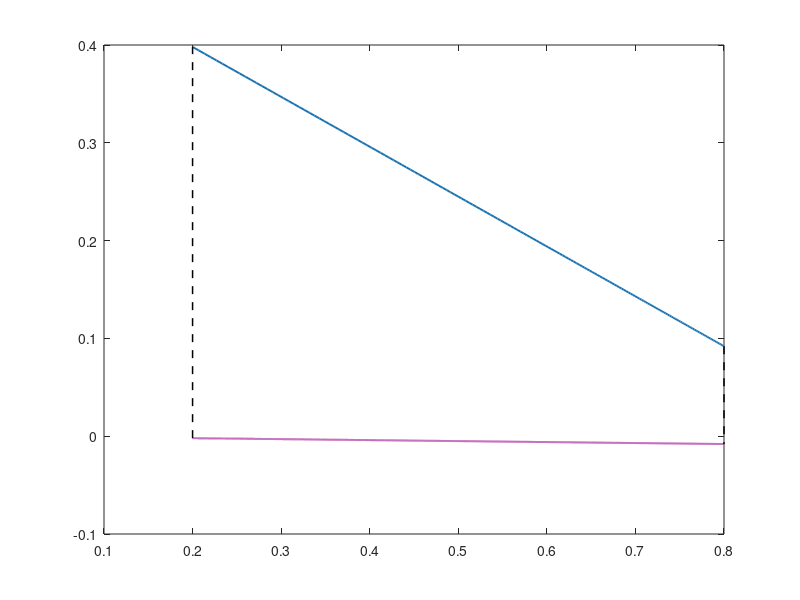

MATLAB code to generate this figure: (Note: this script raises an error after producing the figure.)
%% =========================================================
%  Piecewise-Linear Hysteretic Relaxation Oscillator (VO2-style)
%  -- gm-sweep with full PPV / Fourier / delta analysis --
%
%  State equation (scalar, hybrid):
%
%      dv/dt = (Vdd - v)*gm - v*gs ,    if Vdd-v > Vth1   (Region A: charging)
%      dv/dt =                 - v*gs , if Vdd-v < Vth2   (Region B: discharging)
%
%  Convention: Vth1 < Vth2 (so the two strict regions are DISJOINT and
%  a hysteresis band sits between them, where neither strict inequality
%  holds and the active branch is determined by history).
%
%  In v-coordinates the switching levels are:
%      Region A  <=>  v < Vdd - Vth1     (i.e. v < v_H)
%      Region B  <=>  v > Vdd - Vth2     (i.e. v > v_L)
%      v_L = Vdd - Vth2   (lower switching level)
%      v_H = Vdd - Vth1   (upper switching level)
%      v_L < v_H  is the hysteresis band.
%
%  Cycle traversal (limit cycle):
%      In Region A,  v(t) rises monotonically toward v_A* = gm*Vdd/(gm+gs).
%      Hysteresis keeps the system on Region A from v_L all the way up to v_H.
%      At v = v_H, the dynamics switch to Region B.
%      In Region B,  v(t) decays monotonically toward 0.
%      Hysteresis keeps the system on Region B from v_H down to v_L.
%      At v = v_L, the dynamics switch back to Region A. Loop closes.
%
%  Existence of a limit cycle requires:
%      v_A* = gm*Vdd/(gm+gs) > v_H      (Region A overshoots top of band)
%      v_L  > 0                         (Region B undershoots bottom of band)
%   => Vth1 > gs*Vdd/(gm+gs)            AND   Vth2 < Vdd
%
%  For each gm value:
%    (1) Construct exact closed-form limit cycle in each region.
%    (2) Compute PPV analytically via the adjoint within each region
%        plus a saltation jump at each switching event.
%    (3) Compute Fourier series of v(t) and z(t).
%    (4) Compute harmonic-misalignment scalar delta.
%
%  Figure 2 layout (1 x 5, 10 x 3.5 in) -- mirrors ring code:
%    (a) Waveform v + PPV z overlaid (two colours, 3 periods)
%    (b) Amplitude spectrum: |v_n| and |z_n| (log y-scale)
%    (c) Phase spectrum overlaid
%    (d) Phase difference  Delta phi_n = phi_{z,n} - phi_{v,n}
%    (e) delta_n bars + cumulative Sigma delta_n stairs
%
%  All figures exported as vector PDFs + 600 dpi PNGs.
%% =========================================================

clear; clc; close all;

%% =====================================================
%  USER-EDITABLE PARAMETERS
%% =====================================================

% Fixed parameters
Vdd_val   = 1.0;    % supply (normalized)
gs_val    = 0.01;   % leak / discharge conductance
Vth1_val  = 0.2;    % lower threshold on (Vdd-v): Region A boundary
Vth2_val  = 0.8;    % upper threshold on (Vdd-v): Region B boundary

% Sweep parameter: transconductance gm
gm_vec = [0.5,1,1.5, 2.0, 3.0, 5.0, 8.0,10,12];

% Spectral parameters
n_harmonics  = 10;     % harmonics displayed in panels
n_harmonics2 = 8000;   % harmonics used for delta computation
M_fft        = 8192;   % uniform-grid FFT length

PLOT_DIR = fullfile('D:\Abir\Hopf\New folder (2)\Plots\VO2_PWLabs');

%% =====================================================
%  END OF USER-EDITABLE PARAMETERS
%% =====================================================

if ~exist(PLOT_DIR,'dir'); mkdir(PLOT_DIR); end
fprintf('  Output directory: %s\n\n', PLOT_DIR);

savepdf  = @(fname) exportgraphics(gcf, ...
    fullfile(PLOT_DIR, [fname '.pdf']), ...
    'ContentType','vector','BackgroundColor','white');
savepdf2 = @(fname) exportgraphics(gcf, ...
    fullfile(PLOT_DIR, [fname '.png']), ...
    'Resolution', 600, 'BackgroundColor', 'white');

% ---- FIXED: sanity check now requires Vth1 < Vth2 ----
% With the equation written as
%    Region A:  Vdd - v > Vth1
%    Region B:  Vdd - v < Vth2
% the two strict regions are disjoint (with a hysteresis gap between them)
% iff  Vth1 < Vth2.
if Vth1_val >= Vth2_val
    error(['Need Vth1 < Vth2 so the two strict regions are disjoint ', ...
           'with a hysteresis band between them. Got Vth1=%.3f, Vth2=%.3f.'], ...
           Vth1_val, Vth2_val);
end

% Switching levels in v-coordinates.
%
% Region A (charging):    Vdd - v > Vth1   <=>   v < Vdd - Vth1 = v_H
% Region B (discharging): Vdd - v < Vth2   <=>   v > Vdd - Vth2 = v_L
%
% With Vth1 < Vth2  =>  Vdd-Vth2 < Vdd-Vth1  =>  v_L < v_H.
% The interval (v_L, v_H) is the hysteresis band; inside it the active
% branch is determined by which boundary was last crossed.
%
% On the limit cycle:
%   - traversing Region A: v rises from v_L to v_H (charging branch)
%   - at v_H:              switch to Region B
%   - traversing Region B: v falls from v_H to v_L (discharging branch)
%   - at v_L:              switch back to Region A
v_L = Vdd_val - Vth2_val;   % lower switching level
v_H = Vdd_val - Vth1_val;   % upper switching level
fprintf('  Switching levels:  v_L = %.4f   v_H = %.4f   (band width = %.4f)\n', ...
        v_L, v_H, v_H - v_L);

% Oscillation requires Region A's equilibrium  vA* = gm*Vdd/(gm+gs)  to lie
% above v_H, so that the charging branch can actually reach v_H. This is
% equivalent to  Vth1 > gs*Vdd/(gm+gs).
fprintf('  Onset condition  Vth1 > gs*Vdd/(gm+gs):\n');
for i = 1:numel(gm_vec)
    rhs = gs_val*Vdd_val/(gm_vec(i)+gs_val);
    flag = '';
    if Vth1_val <= rhs; flag = '   <-- NO LIMIT CYCLE'; end
    fprintf('    gm=%-5g  rhs=%.6f  Vth1=%.4f%s\n', ...
            gm_vec(i), rhs, Vth1_val, flag);
end
fprintf('\n');

%% --- Global figure / style constants (mirroring ring code) ---
FIG_POS  = [1 1 3.4 3];
FIG_POS2 = [1 1 10  3.5];
LW       = 1.4;   LW_ref = 0.75;   LW_dash = 1.1;
MS       = 5;
FS_ax    = 24;   FS_tk  = 13;   FS_ti = 13;
FS_leg   = 13;
clr_w    = [0.10 0.45 0.70];   % blue   -- waveform v
clr_z    = [0.65 0.15 0.60];   % purple -- PPV z
clr_pos  = [0.11 0.62 0.47];
clr_neg  = [0.85 0.22 0.15];
bar_w    = 0.55;
FONT     = 'Arial';
BOX_LW   = 2;
EPS_YL   = 0.04;
DX_YL    = -0.18;

n_gm      = numel(gm_vec);
delta_vec = nan(1, n_gm);
T_vec     = nan(1, n_gm);

%% =====================================================
%  MAIN SWEEP
%% =====================================================
fprintf('%s\n  Sweep over %d gm-values\n%s\n', ...
        repmat('=',1,55), n_gm, repmat('=',1,55));

for ki = 1:n_gm
    gm = gm_vec(ki);
    fprintf('\n--- gm = %.4f ---\n', gm);
    ftag = sprintf('gm%s', strrep(sprintf('%.4g',gm),'.','p'));

    % Region equilibria and time constants
    vA_star = gm*Vdd_val/(gm+gs_val);   % Region A (charging)  equilibrium
    vB_star = 0;                        % Region B (discharge) equilibrium
    tau_A   = 1/(gm+gs_val);
    tau_B   = 1/gs_val;

    % Linearization eigenvalues (1D so just scalars)
    lamA = -(gm+gs_val);
    lamB = -gs_val;

    if vA_star <= v_H || v_L <= 0
        fprintf('   No limit cycle (vA*=%.3f, v_H=%.3f, v_L=%.3f)\n', ...
                vA_star, v_H, v_L);
        continue;
    end

    %% (1) Closed-form crossing times in each region
    %  Region A: v(t) rises from v_L toward vA*; reaches v_H at t = T_A.
    %     v(t) = vA* + (v_L - vA*) * exp(-t/tau_A)
    %     v(T_A) = v_H  =>  T_A = tau_A * log( (vA*-v_L)/(vA*-v_H) )
    T_A = tau_A * log( (vA_star - v_L) / (vA_star - v_H) );

    %  Region B: v(t) falls from v_H toward 0; reaches v_L at t = T_B.
    %     v(t) = v_H * exp(-t/tau_B)
    %     v(T_B) = v_L  =>  T_B = tau_B * log( v_H / v_L )
    T_B = tau_B * log( v_H / v_L );

    T = T_A + T_B;
    T_vec(ki) = T;
    fprintf('   T_A = %.5f   T_B = %.5f   T = %.5f\n', T_A, T_B, T);

    if ~isfinite(T) || T <= 0 || T_A <= 0 || T_B <= 0
        fprintf('   SKIPPED (non-positive period)\n');
        T_vec(ki) = NaN;
        continue;
    end

    %% (2) Construct waveform on a fine uniform grid t in [0, T)
    %  Convention:  t in [0, T_A)   -> Region A,  v from v_L to v_H
    %               t in [T_A, T)   -> Region B,  v from v_H to v_L
    M_uni  = M_fft;
    t_uni  = linspace(0, T, M_uni+1);  t_uni = t_uni(1:end-1);
    v_uni  = zeros(1, M_uni);
    f_uni  = zeros(1, M_uni);     % vector field f(v) along the cycle
    A_uni  = zeros(1, M_uni);     % Jacobian A(t)

    in_A = (t_uni < T_A);
    in_B = ~in_A;

    % Region A samples (charging)
    tA = t_uni(in_A);
    v_uni(in_A) = vA_star + (v_L - vA_star) * exp(-tA/tau_A);
    f_uni(in_A) = (Vdd_val - v_uni(in_A))*gm - v_uni(in_A)*gs_val;
    A_uni(in_A) = lamA;

    % Region B samples (discharging)
    tB = t_uni(in_B) - T_A;
    v_uni(in_B) = v_H * exp(-tB/tau_B);
    f_uni(in_B) = -v_uni(in_B)*gs_val;
    A_uni(in_B) = lamB;

    %% (3) PPV via adjoint with saltation jumps
    %
    %  In a scalar PWL system the adjoint within a region is just
    %      dz/dt = -A * z   =>   z(t) = z(0) * exp(-A*t).
    %
    %  At each switching event we apply the saltation jump on z:
    %      z^+ = z^- * f^- / f^+
    %  (this enforces continuity of z*f across the jump, the 1D form of
    %   z^+ = S^{-T} z^-  with  S = I + (f^+ - f^-) n^T / (n^T f^-) ).
    %
    %  Imposing z*f = 1 (the standard PPV normalization) determines z
    %  uniquely. The ansatz  z(t) = 1 / f(v_s(t))  satisfies all three:
    %      (i)   d/dt[1/f] = -f'(v) * dv/dt / f^2 = -A(t)/f = -A(t)*z(t)
    %            (matches the adjoint ODE within each region),
    %      (ii)  z^+/z^- = f^-/f^+  (matches the saltation jump),
    %      (iii) z*f = 1            (normalization, by construction).
    z_uni = 1 ./ f_uni;

    %% (4) Fourier analysis (FFT on uniform grid)
    V_fft = fft(v_uni)/M_uni;
    Z_fft = fft(z_uni)/M_uni;

    harm_idx = 0:n_harmonics;
    V_amp   = 2*abs(V_fft(harm_idx+1)); V_amp(1) = abs(V_fft(1));
    Z_amp   = 2*abs(Z_fft(harm_idx+1)); Z_amp(1) = abs(Z_fft(1));
    V_phase = angle(V_fft(harm_idx+1));
    Z_phase = angle(Z_fft(harm_idx+1));

    harm_idx2 = 0:n_harmonics2;
    V_amp2   = 2*abs(V_fft(harm_idx2+1)); V_amp2(1) = abs(V_fft(1));
    Z_amp2   = 2*abs(Z_fft(harm_idx2+1)); Z_amp2(1) = abs(Z_fft(1));
    V_phase2 = angle(V_fft(harm_idx2+1));
    Z_phase2 = angle(Z_fft(harm_idx2+1));

    harm_n = (1:n_harmonics2).';
    Anv1 = Z_amp2(2:end).';   Bnx = V_amp2(2:end).';
    pnv1 = Z_phase2(2:end).'; pnx = V_phase2(2:end).';
    denom = sum(Anv1.*Bnx.*harm_n);
    if abs(denom) < 1e-14
        fprintf('   FAILED (denom too small)\n');
        continue;
    end
    delta_n = abs(Anv1.*Bnx.*harm_n.*cos(pnv1-pnx)) / denom;
    delta   = sum(delta_n);
    delta_vec(ki) = delta;
    fprintf('   delta = %.5f\n', delta);

    %% (5) Reconstructed (truncated) Fourier series for visualization
    t_rc    = linspace(0, T, 1000);
    v_recon = V_amp2(1)/2 * ones(size(t_rc));
    z_recon = Z_amp2(1)/2 * ones(size(t_rc));
    for h = 1:n_harmonics2
        v_recon = v_recon + V_amp2(h+1)*cos(2*pi*h*t_rc/T + V_phase2(h+1));
        z_recon = z_recon + Z_amp2(h+1)*cos(2*pi*h*t_rc/T + Z_phase2(h+1));
    end

    % Working copies for the panels (column vectors, like ring code)
    t_ppv  = t_uni(:);
    v_wave = v_uni(:);
    z_wave = z_uni(:);

    %% =====================================================
    %  FIGURE 1: Limit cycle in (v, dv/dt) plane
    %% =====================================================
    figure('Units','inches','Position',FIG_POS, ...
           'Color','w','Renderer','painters', ...
           'Name',sprintf('gm=%.3g  LimitCycle',gm));
    ax1 = axes;
    hold(ax1,'on'); grid(ax1,'off'); box(ax1,'on');

    plot(ax1, v_uni(in_A), f_uni(in_A), '-', 'Color',clr_w, 'LineWidth',LW);
    plot(ax1, v_uni(in_B), f_uni(in_B), '-', 'Color',clr_z, 'LineWidth',LW);
    f_H_A = (Vdd_val - v_H)*gm - v_H*gs_val;     % f at v_H, branch A
    f_H_B = -v_H*gs_val;                         % f at v_H, branch B
    f_L_B = -v_L*gs_val;                         % f at v_L, branch B
    f_L_A = (Vdd_val - v_L)*gm - v_L*gs_val;     % f at v_L, branch A
    plot(ax1, [v_H v_H], [f_H_A f_H_B], 'k--', 'LineWidth',LW_dash);
    plot(ax1, [v_L v_L], [f_L_B f_L_A], 'k--', 'LineWidth',LW_dash);
    yline(ax1,0,'k:','LineWidth',LW_ref);

    xlabel(ax1, 'v(t)', 'Interpreter','tex','FontSize',FS_ax-4,'FontName',FONT);
    ylabel(ax1, 'dv/dt','Interpreter','tex','FontSize',FS_ax-4,'FontName',FONT);
    title(ax1, sprintf('PWL limit cycle, g_m=%.3g, T=%.4f', gm, T), ...
          'Interpreter','tex','FontSize',FS_ti, ...
          'FontName',FONT,'FontWeight','normal');
    set(ax1,'FontSize',FS_tk,'TickDir','in','LineWidth',BOX_LW, ...
            'Color','w','FontName',FONT);
    drawnow;
    boxBorderNoTicks(ax1, BOX_LW);
    savepdf(sprintf('LimitCycle_%s', ftag));
    fprintf('   Saved: LimitCycle_%s.pdf\n', ftag);

    %% =====================================================
    %  FIGURE 2: Combined 1x5 panel (waveform / spectra / delta)
    %% =====================================================
    figure('Units','inches','Position',FIG_POS2, ...
           'Color','w','Renderer','painters', ...
           'Name',sprintf('gm=%.3g  Combined',gm));

    axST = @(ax) set(ax,'FontSize',FS_tk,'TickDir','in', ...
                        'LineWidth',BOX_LW,'Color','w','FontName',FONT);

    lbl = @(ax,s) text(ax,0.50,0.90,s,'Units','normalized', ...
                       'Interpreter','none','FontSize',FS_ax-11, ...
                       'FontName',FONT, ...
                       'HorizontalAlignment','center', ...
                       'VerticalAlignment','bottom');

    ttlup1 = @(ax) set(ax.Title, 'Units','normalized', ...
                      'Position',[0.5, 1.0, 0]);
    ttlup2 = @(ax) set(ax.Title, 'Units','normalized', ...
                      'Position',[0.5, 1.035, 0]);

    p_left   = 0.055;
    p_bot    = 0.25;
    p_h      = 0.6;
    p_wa     = 0.13;
    p_gap_ab = 0.085;
    p_wbcde  = 0.13;
    p_gap    = 0.055;

    x_a = p_left;
    x_b = x_a + p_wa + p_gap_ab;
    x_c = x_b + p_wbcde + p_gap;
    x_d = x_c + p_wbcde + p_gap;
    x_e = x_d + p_wbcde + p_gap;

    pos_a = [x_a, p_bot, p_wa,    p_h];
    pos_b = [x_b, p_bot, p_wbcde, p_h];
    pos_c = [x_c, p_bot, p_wbcde, p_h];
    pos_d = [x_d, p_bot, p_wbcde, p_h];
    pos_e = [x_e, p_bot, p_wbcde, p_h];

    %% --- (a) Waveform + PPV (3 periods) ---
    t3_ppv = [t_ppv; t_ppv+T; t_ppv+2*T];
    v3     = repmat(v_wave, 3, 1);
    z3     = repmat(z_wave, 3, 1);
    t3_rc  = [t_rc, t_rc+T, t_rc+2*T];
    v3_rc  = repmat(v_recon, 1, 3);
    z3_rc  = repmat(z_recon, 1, 3);

    ax_a = axes('Position', pos_a);
    hold(ax_a,'on'); grid(ax_a,'off'); box(ax_a,'on');
    hv = plot(ax_a, t3_ppv, v3, 'Color',clr_w, 'LineWidth',LW, 'DisplayName','v');
  %  plot(ax_a, t3_rc, v3_rc, '--', 'Color',clr_w, 'LineWidth',LW_dash*0.8, ...
   %      'HandleVisibility','off');
    yline(ax_a,0,'k:','LineWidth',LW_ref);
    xlim(ax_a,[0, 3*T]);
    xlabel(ax_a, 'time', 'Interpreter','none','FontSize',FS_ax+5,'FontName',FONT);
    ylabel(ax_a, 'v', 'Interpreter','tex','FontSize',FS_ax,'FontName',FONT, ...
           'Color',clr_w,'Units','normalized', ...
           'Position',[0+DX_YL, 1+EPS_YL, 0],'Rotation',0, ...
           'HorizontalAlignment','left','VerticalAlignment','bottom');
    axST(ax_a); set(ax_a,'YColor',clr_w);
    ttlup1(ax_a);

    ax_a_r = axes('Position', pos_a, ...
                  'YAxisLocation','right','Color','none', ...
                  'XTick',[],'YColor',clr_z);
    hold(ax_a_r,'on');
    hz = plot(ax_a_r, t3_ppv, z3, 'Color',clr_z, 'LineWidth',LW, 'DisplayName','Z');
  %  plot(ax_a_r, t3_rc, z3_rc, '--', 'Color',clr_z, 'LineWidth',LW_dash*0.8, ...
  %       'HandleVisibility','off');
    xlim(ax_a_r,[0, 3*T]);
    ylabel(ax_a_r, 'Z', 'Interpreter','tex','FontSize',FS_ax,'FontName',FONT, ...
           'Color',clr_z,'Units','normalized', ...
           'Position',[1-DX_YL, 1+EPS_YL, 0],'Rotation',0, ...
           'HorizontalAlignment','right','VerticalAlignment','bottom');
    set(ax_a_r,'FontSize',FS_tk,'TickDir','in','LineWidth',BOX_LW, ...
        'YColor',clr_z,'XTick',[],'FontName',FONT);
    linkaxes([ax_a, ax_a_r],'x');

    yl_a = ax_a.YLim;
    ylim(ax_a, [yl_a(1), yl_a(1) + 1.5*(yl_a(2)-yl_a(1))]);
    yl_ar = ax_a_r.YLim;
    ylim(ax_a_r, [yl_ar(1), yl_ar(1) + 1.5*(yl_ar(2)-yl_ar(1))]);

    lg_a = legend(ax_a, [hv, hz], 'Interpreter','tex','FontSize',FS_leg-1, ...
                  'FontName',FONT,'Location','northeast','Box','off', ...
                  'Orientation','horizontal');
    try; lg_a.ItemTokenSize = [10 5]; catch; end
    drawnow;
    lbl(ax_a,'(b)');

    %% --- (b) Amplitude spectra (log y) ---
    ax_b = axes('Position', pos_b);
    hold(ax_b,'on'); grid(ax_b,'off'); box(ax_b,'on');
    bw = bar_w/2;
    hbv = bar(ax_b, harm_idx-0.18, V_amp, bw, ...
              'FaceColor',clr_w,'EdgeColor','none','FaceAlpha',0.88, ...
              'DisplayName','|v_n|');
    hbz = bar(ax_b, harm_idx+0.18, Z_amp, bw, ...
              'FaceColor',clr_z,'EdgeColor','none','FaceAlpha',0.88, ...
              'DisplayName','|Z_n|');
    xlabel(ax_b, 'Harmonic n','Interpreter','none','FontSize',FS_ax,'FontName',FONT);
    ylabel(ax_b, 'Amplitude','Interpreter','none','FontSize',FS_ax, ...
           'FontName',FONT,'Units','normalized', ...
           'Position',[0+DX_YL, 1+EPS_YL, 0],'Rotation',0, ...
           'HorizontalAlignment','left','VerticalAlignment','bottom');
    xlim(ax_b,[-0.7,n_harmonics+0.7]);
    set(ax_b,'YScale','log');

    yl_b = ax_b.YLim;
    y_lo_b = min(yl_b(1), 1e-9);
    y_hi_b = max(yl_b(2)*1500, 1e2);
    ylim(ax_b, [y_lo_b, y_hi_b]);
    yticks(ax_b, [1e-9, 1e-5, 1e0]);

    lg_b = legend(ax_b, [hbv, hbz], 'Interpreter','tex','FontSize',FS_leg-1, ...
                  'FontName',FONT,'Location','northwest','Box','off', ...
                  'Orientation','horizontal');
    try; lg_b.ItemTokenSize = [10 5]; catch; end
    drawnow;
    lg_b_pos   = lg_b.Position;
    leg_bottom = p_bot + p_h - 0.14;
    lg_b.Position = [x_b + 0.02, leg_bottom, lg_b_pos(3), lg_b_pos(4)];
    leg_top = leg_bottom + lg_b_pos(4);

    lg_a_pos = lg_a.Position;
    lg_a.Position = [x_a + p_wa - lg_a_pos(3) - 0.005, ...
                     leg_top - lg_a_pos(4), lg_a_pos(3), lg_a_pos(4)];
    axST(ax_b); ttlup2(ax_b); lbl(ax_b,'(c)');

    %% --- (c) Phase spectra ---
    ax_c = axes('Position', pos_c);
    hold(ax_c,'on'); grid(ax_c,'off'); box(ax_c,'on');
    v_sig = V_amp > 0.0001*max(V_amp);
    z_sig = Z_amp > 0.0001*max(Z_amp);
    hsv = stem(ax_c, harm_idx(v_sig)-0.18, rad2deg(V_phase(v_sig)), ...
               'filled','Color',clr_w,'MarkerSize',MS-1,'LineWidth',LW_ref, ...
               'DisplayName','v_n');
    hsz = stem(ax_c, harm_idx(z_sig)+0.18, rad2deg(Z_phase(z_sig)), ...
               'filled','Color',clr_z,'MarkerSize',MS-1,'LineWidth',LW_ref, ...
               'DisplayName','Z_n');
    yline(ax_c,  0,'k:','LineWidth',LW_ref);
    yline(ax_c, 90,'--','Color',[0.55 0.55 0.55],'LineWidth',LW_ref);
    yline(ax_c,-90,'--','Color',[0.55 0.55 0.55],'LineWidth',LW_ref);
    yline(ax_c, 180,':','Color',[0.55 0.55 0.55],'LineWidth',LW_ref);
    yline(ax_c,-180,':','Color',[0.55 0.55 0.55],'LineWidth',LW_ref);
    xlabel(ax_c, 'Harmonic n','Interpreter','none','FontSize',FS_ax,'FontName',FONT);
    ylabel(ax_c, '\chi_n (deg)','Interpreter','tex','FontSize',FS_ax, ...
           'FontName',FONT,'Units','normalized', ...
           'Position',[0+DX_YL, 1+EPS_YL, 0],'Rotation',0, ...
           'HorizontalAlignment','left','VerticalAlignment','bottom');
    xlim(ax_c,[-0.7,n_harmonics+0.7]);
    ylim(ax_c,[-195, 300]);
    yticks(ax_c,-180:90:180);
    lg_c = legend(ax_c, [hsv, hsz], 'Interpreter','tex','FontSize',FS_leg-1, ...
                  'FontName',FONT,'Location','northeast','Box','off', ...
                  'Orientation','horizontal');
    try; lg_c.ItemTokenSize = [10 5]; catch; end
    drawnow;
    lg_c_pos = lg_c.Position;
    lg_c.Position = [x_c + p_wbcde - lg_c_pos(3) - 0.005, ...
                     leg_top - lg_c_pos(4), lg_c_pos(3), lg_c_pos(4)];
    axST(ax_c); ttlup2(ax_c); lbl(ax_c,'(d)');

    %% --- (d) Phase difference (wrapped) ---
    dphi_rad = wrapToPi(pnv1 - pnx);
    dphi_deg = rad2deg(dphi_rad);
    v_sig_n = V_amp(2:end).' > 0.0001*max(V_amp);
    z_sig_n = Z_amp(2:end).' > 0.0001*max(Z_amp);
    d_mask  = v_sig_n & z_sig_n;
    clr_dphi = [0.25 0.25 0.30];

    ax_d = axes('Position', pos_d);
    hold(ax_d,'on'); grid(ax_d,'off'); box(ax_d,'on');
    yline(ax_d,    0,'k:','LineWidth',LW_ref);
    yline(ax_d,  90,'--','Color',[0.55 0.55 0.55],'LineWidth',LW_ref);
    yline(ax_d, -90,'--','Color',[0.55 0.55 0.55],'LineWidth',LW_ref);
    yline(ax_d, 180,':','Color',[0.55 0.55 0.55],'LineWidth',LW_ref);
    yline(ax_d,-180,':','Color',[0.55 0.55 0.55],'LineWidth',LW_ref);
    if any(d_mask)
        n_disp = harm_n(d_mask);
        keep   = n_disp <= n_harmonics;
        if any(keep)
            stem(ax_d, n_disp(keep), dphi_deg(d_mask & ([1:n_harmonics].' <= n_harmonics)), ...
                 'filled','Color',clr_dphi,'MarkerSize',MS-1, ...
                 'LineWidth',LW_ref,'MarkerFaceColor',clr_dphi, ...
                 'HandleVisibility','off');
        end
    end
    xlabel(ax_d,'Harmonic n','Interpreter','none','FontSize',FS_ax,'FontName',FONT);
    ylabel(ax_d, '\Delta\chi_n (deg)','Interpreter','tex','FontSize',FS_ax, ...
           'FontName',FONT,'Color','k','Units','normalized', ...
           'Position',[0+DX_YL, 1+EPS_YL, 0],'Rotation',0, ...
           'HorizontalAlignment','left','VerticalAlignment','bottom');
    xlim(ax_d,[-0.7, n_harmonics+0.7]);
    ylim(ax_d,[-195, 300]);
    yticks(ax_d,-180:90:180);
    axST(ax_d); ttlup2(ax_d); lbl(ax_d,'(e)');

    %% --- (e) delta_n + cumulative ---
    cum_d   = cumsum(delta_n);
    clr_cum = [0.20 0.40 0.70];

    delta_n_disp = delta_n(1:n_harmonics);
    cum_d_disp   = cum_d(1:n_harmonics);

    yl_e  = max(abs(delta_n_disp)) * 1.1;
    if yl_e == 0; yl_e = 0.1; end
    all_c = [0; cum_d_disp];
    yl_c_lo = min(all_c) * 1.15;  yl_c_hi = max(all_c) * 1.15;
    if yl_c_hi <= 0; yl_c_hi = 0.05*abs(yl_c_lo); end
    if yl_c_lo == yl_c_hi; yl_c_hi = yl_c_lo + 1e-3; end

    ax_e = axes('Position', pos_e);
    hold(ax_e,'on'); grid(ax_e,'off'); box(ax_e,'on');
    for h = 1:n_harmonics
        bar(ax_e,h,delta_n_disp(h),1.2,'FaceColor',[0.5 0 0], ...
            'EdgeColor',[0.5 0.5 0],'FaceAlpha',0.88);
    end
    yline(ax_e,0,'k-','LineWidth',LW_ref);
    xlim(ax_e,[-0.7,n_harmonics+0.7]);
    ylim(ax_e,[0, yl_e]);
    xlabel(ax_e,'Harmonic n','Interpreter','none','FontSize',FS_ax,'FontName',FONT);
    ylabel(ax_e, '\delta_n','Interpreter','tex','FontSize',FS_ax, ...
           'FontName',FONT,'Color','k','Units','normalized', ...
           'Position',[0+DX_YL, 1+EPS_YL, 0],'Rotation',0, ...
           'HorizontalAlignment','left','VerticalAlignment','bottom');
    axST(ax_e); ttlup1(ax_e); lbl(ax_e,'(f)');

    ax_e_r = axes('Position', pos_e, ...
                  'YAxisLocation','right','Color','none', ...
                  'XTick',[],'YColor',clr_cum);
    hold(ax_e_r,'on');
    stairs(ax_e_r,[0;(1:n_harmonics).'],[0;cum_d_disp], ...
           'Color',[0 0.7 0],'LineWidth',LW);
    xlim(ax_e_r,[-0.7,n_harmonics+0.7]);
    ylim(ax_e_r,[yl_c_lo, yl_c_hi]);
    ylabel(ax_e_r, '\Sigma \delta_n','Interpreter','tex','FontSize',FS_ax, ...
           'FontName',FONT,'Color',clr_cum,'Units','normalized', ...
           'Position',[1-DX_YL, 1+EPS_YL, 0],'Rotation',0, ...
           'HorizontalAlignment','right','VerticalAlignment','bottom');
    set(ax_e_r,'FontSize',FS_tk,'TickDir','in','LineWidth',BOX_LW, ...
        'YColor',[0 0.7 0],'XTick',[],'FontName',FONT);
    linkaxes([ax_e, ax_e_r],'x');

    drawnow;
    boxBorderNoTicks(ax_a, BOX_LW);
    boxBorderNoTicks(ax_b, BOX_LW);
    boxBorderNoTicks(ax_c, BOX_LW);
    boxBorderNoTicks(ax_d, BOX_LW);
    boxBorderNoTicks(ax_e, BOX_LW);

    %% --- External legend (figure-level) ---
    FS_extleg = FS_ax - 10;
    y_extleg  = 0.01;
    h_extleg  = 0.04;
    col_v_hex = sprintf('[rgb]{%.3f,%.3f,%.3f}', clr_w);
    col_z_hex = sprintf('[rgb]{%.3f,%.3f,%.3f}', clr_z);
    annotation('textbox', [0.05, y_extleg, 0.28, h_extleg], ...
        'String', ['\color' col_v_hex '\bf v \rm \color{black}: Oscillator waveform'], ...
        'Interpreter','tex', ...
        'FontSize',FS_extleg,'FontName',FONT, ...
        'EdgeColor','none','BackgroundColor','none', ...
        'HorizontalAlignment','center','VerticalAlignment','middle','Margin',3);
    annotation('textbox', [0.34, y_extleg, 0.44, h_extleg], ...
        'String', ['\color' col_z_hex '\bf Z \rm \color{black}: infinitesimal Phase Response Curve (iPRC)'], ...
        'Interpreter','tex', ...
        'FontSize',FS_extleg,'FontName',FONT, ...
        'EdgeColor','none','BackgroundColor','none', ...
        'HorizontalAlignment','center','VerticalAlignment','middle','Margin',3);

    savepdf(sprintf('WaveformPPV_Fourier_%s', ftag));
    savepdf2(sprintf('WaveformPPV_Fourier_%s', ftag));
    fprintf('   Saved: WaveformPPV_Fourier_%s.pdf/.png\n', ftag);

end  % gm loop

%% =====================================================
%  CONSOLE SUMMARY
%% =====================================================
fprintf('\n%s\n  Summary\n%s\n', repmat('=',1,55), repmat('=',1,55));
fprintf('  %8s  %10s  %10s\n', 'gm', 'T', 'delta');
for ki = 1:n_gm
    if isnan(delta_vec(ki))
        fprintf('  %8.3g  %10s  %10s\n', gm_vec(ki), '---', '---');
    else
        fprintf('  %8.3g  %10.5f  %10.5f\n', gm_vec(ki), T_vec(ki), delta_vec(ki));
    end
end
fprintf('\n');

%% =====================================================
%  SUMMARY FIGURE: |delta| vs gm
%% =====================================================
FS_F_ax  = 16;
FS_F_tk  = 16;
FS_F_sg  = 16;
FS_F_leg = 11;

figure('Units','inches','Position',FIG_POS, ...
       'Color','w','Renderer','painters', ...
       'Name','|delta| vs mu');

ax_F = axes('Position',[0.24 0.20 0.70 0.62]);
hold(ax_F,'on'); grid(ax_F,'off'); box(ax_F,'on');

valid  = ~isnan(delta_vec);
gm_ok  = gm_vec(valid);
d_ok   = delta_vec(valid);
dot_fc = repmat(clr_w, numel(gm_ok), 1);
for ii = 1:numel(gm_ok)
    if d_ok(ii) < 0; dot_fc(ii,:) = [1 1 1]; end
end
plot(ax_F, gm_ok, abs(d_ok), '-', 'Color',clr_w, 'LineWidth',LW, ...
     'DisplayName','VdP');
scatter(ax_F, gm_ok, abs(d_ok), 22, ...
        'MarkerFaceColor',clr_w,'MarkerEdgeColor',clr_w, ...
        'CData',dot_fc,'LineWidth',0.7,'HandleVisibility','off');

xlabel(ax_F, '{\fontsize{17}g}{\fontsize{12}m} {\fontsize{17}(HC state)}', ...
       'Interpreter','tex','FontName',FONT,'FontAngle','normal');
ylabel(ax_F, '\delta', ...
       'Interpreter','tex','FontSize',FS_F_ax+5,'FontName',FONT,'FontAngle','normal','Position',[-1.5, 1.12, 0],'Rotation',0);
set(ax_F,'XScale','linear','XTick',gm_vec,'FontSize',FS_F_tk, ...
    'TickDir','in','LineWidth',BOX_LW,'Color','w','FontName',FONT);
xtickangle(0);
%title(ax_F, '|\Sigma\delta_n|_{total}  vs  \mu', ...
 %     'Interpreter','tex','FontSize',FS_F_sg,'FontWeight','normal', ...
  %    'FontName',FONT,'FontAngle','normal');
ylim(ax_F,[0,1.1]);
yticks(0:0.5:1);
xlim(ax_F,[-1,13])
xticks(0:2:12)
drawnow;
boxBorderNoTicks(ax_F, BOX_LW);
savepdf('delta_vs_gm_VO2');
savepdf2('delta_vs_gm_VO2');
fprintf('Saved: delta_vs_mu_VdP.pdf\n');
fprintf('\n%s\n  All PDFs exported to:\n  %s\n%s\n', ...
        repmat('=',1,55), PLOT_DIR, repmat('=',1,55));


%% =====================================================
%  LOCAL FUNCTIONS
%% =====================================================
function boxBorderNoTicks(ax, lw)
    ax.Box = 'off';
    xl = ax.XLim;
    yl = ax.YLim;
    line(ax, xl,            [yl(2) yl(2)], ...
         'Color', 'k', 'LineWidth', lw, ...
         'HitTest','off','HandleVisibility','off','Clipping','off');
    line(ax, [xl(2) xl(2)], yl, ...
         'Color', 'k', 'LineWidth', lw, ...
         'HitTest','off','HandleVisibility','off','Clipping','off');
end
